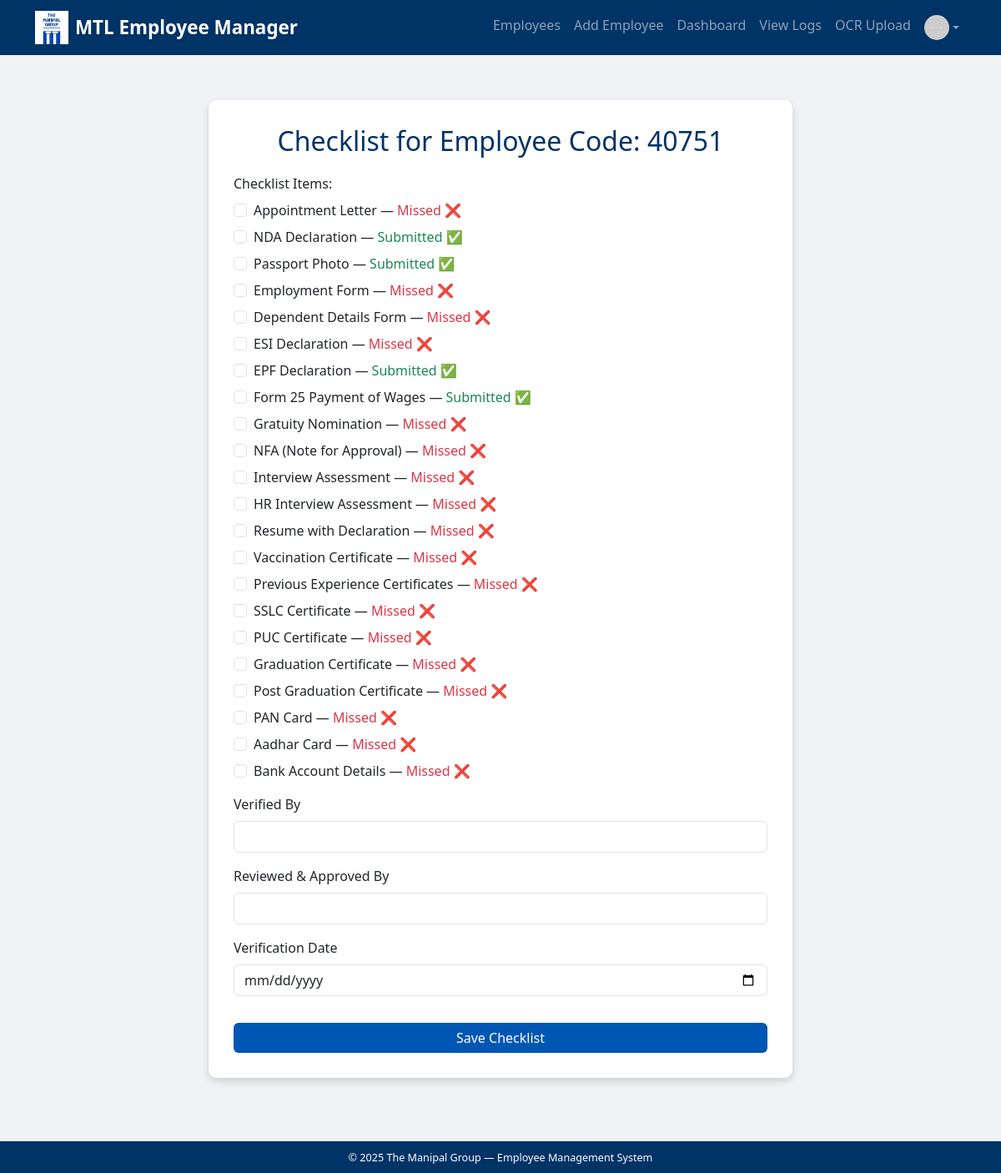
Screenshot of /add_checklist/40751 (signed in) with the database file from the repository.
### tables this page shows
CREATE TABLE checklist (
            id INTEGER PRIMARY KEY AUTOINCREMENT,
            employee_id INTEGER NOT NULL,
            document_name TEXT NOT NULL,
            is_submitted TEXT NOT NULL,
            verified_by TEXT,
            reviewed_by TEXT,
            verified_date TEXT, file_path TEXT, uploaded_by TEXT, upload_date TEXT,
            FOREIGN KEY (employee_id) REFERENCES employees(id)
        );

### app.py (the view, shortened to what this page needs)
@app.route('/add_checklist/<string:employee_code>', methods=['GET', 'POST'])
@admin_required
def add_checklist(employee_code):
    employee = get_employee_by_code(employee_code)
    if not employee: return "❌ Employee not found", 404
    return render_template('add_checklist.html', employee_code=employee_code,
                           checklist_items=prepare_checklist_status(employee[0]))

### app.py (called while the page is built)
def admin_required(f):
    @wraps(f)
    def wrapper(*args, **kwargs):
        if 'user_role' not in session:
            return redirect(f"/login?next={request.path}")
        if session.get('user_role') not in ['admin', 'super_admin']:
            return redirect('/unauthorized')
        return f(*args, **kwargs)
    return wrapper

### utils/database.py (called while the page is built)
def create_connection():
    return sqlite3.connect(DB_NAME)

def get_checklist_by_employee(employee_id):
    with create_connection() as conn:
        return conn.execute(
            """
            SELECT
                document_name,
                is_submitted,
                verified_by,
                reviewed_by,
                verified_date,
                file_path,
                uploaded_by,
                upload_date
            FROM checklist
            WHERE employee_id = ?;
            """,
            (employee_id,),
        ).fetchall()

def get_employee_by_code(employee_code):
    with create_connection() as conn:
        return conn.execute("""
            SELECT * FROM employees WHERE employee_code = ?;
        """, (employee_code,)).fetchone()

### templates/add_checklist.html (shortened to what this page needs)
{% extends 'base.html' %}
{% block content %}
<div class="container-form">
   <h2>Checklist for Employee Code: {{ employee_code }}</h2>
<form method="POST" enctype="multipart/form-data">
        <div class="mb-3">
            <label class="form-label">Checklist Items:</label><br>
            {% for item in checklist_items %}
                       {% set field_id = item.document_name.replace(' ', '_').lower() %}
                <div class="form-check mb-2">
                                      <input class="form-check-input" type="checkbox" name="checklist_items" value="{{ item.document_name }}" id="check_{{ field_id }}" data-file="file_{{ field_id }}" onchange="toggleFileRequired(this)">
                    <label class="form-check-label" for="check_{{ field_id }}">
                        {{ item.document_name }} —
                        {% if item.is_submitted == 'Yes' %}
                            <span class="text-success">Submitted ✅</span>
                        {% else %}
                            <span class="text-danger">Missed ❌</span>
                        {% endif %}
                    </label>
                </div>
            {% endfor %}
        </div>
        <div class="mb-3">
            <label for="verified_by" class="form-label">Verified By</label>
            <input type="text" class="form-control" id="verified_by" name="verified_by" required>
        </div>
        <div class="mb-3">
            <label for="reviewed_by" class="form-label">Reviewed & Approved By</label>
            <input type="text" class="form-control" id="reviewed_by" name="reviewed_by" required>
        </div>
        <div class="mb-3">
            <label for="verified_date" class="form-label">Verification Date</label>
            <input type="date" class="form-control" id="verified_date" name="verified_date" required>
        </div>
           <button type="submit" class="btn btn-primary mt-3">Save Checklist</button>
    </form>
</div>
{% endblock %}

### static/css/style.css (style rules this page uses)
body { background-color: #f0f2f5; font-family: 'Segoe UI', Tahoma, Geneva, Verdana, sans-serif; padding-bottom: 60px; }
.container-form { max-width: 700px; margin: 30px auto; background-color: white; padding: 30px; border-radius: 10px; box-shadow: 0 4px 10px rgba(0, 0, 0, 0.15); }
h2 { text-align: center; color: #003366; margin-bottom: 20px; }
.btn-primary { background-color: #0056b3; border: none; width: 100%; }

### rows the page displays
checklist: document_name "NDA Declaration", is_submitted "Submitted ✅"
checklist: document_name "Passport Photo", is_submitted "Submitted ✅"
checklist: document_name "EPF Declaration", is_submitted "Submitted ✅"
checklist: document_name "Form 25 Payment of Wages", is_submitted "Submitted ✅"

### other values shown
{{ employee_code }} "40751"
{{ item.document_name }} "Appointment Letter" "Employment Form" "Dependent Details Form" "ESI Declaration" "Gratuity Nomination" "NFA (Note for Approval)" "Interview Assessment" "HR Interview Assessment" "Resume with Declaration" "Vaccination Certificate" "Previous Experience Certificates" "SSLC Certificate" "PUC Certificate" "Graduation Certificate" "Post Graduation Certificate" "PAN Card" "Aadhar Card" "Bank Account Details"
